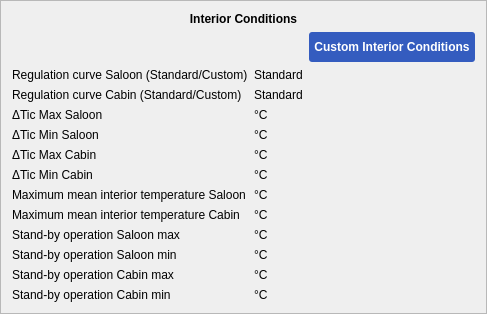
                                     <widget class="QFrame" name="frameInteriorConditions">
                                      <property name="minimumSize">
                                       <size>
                                        <width>0</width>
                                        <height>0</height>
                                       </size>
                                      </property>
                                      <property name="frameShape">
                                       <enum>QFrame::StyledPanel</enum>
                                      </property>
                                      <property name="frameShadow">
                                       <enum>QFrame::Raised</enum>
                                      </property>
                                      <layout class="QGridLayout" name="gridLayout_8">
                                       <item row="15" column="0">
                                        <widget class="QLabel" name="label_29">
                                         <property name="text">
                                          <string>Stand-by operation Cabin max</string>
                                         </property>
                                        </widget>
                                       </item>
                                       <item row="10" column="0">
                                        <widget class="QLabel" name="label_28">
                                         <property name="text">
                                          <string>ΔTic Min Cabin</string>
                                         </property>
                                        </widget>
                                       </item>
                                       <item row="5" column="0">
                                        <widget class="QLabel" name="label_27">
                                         <property name="text">
                                          <string>Regulation curve Saloon (Standard/Custom)</string>
                                         </property>
                                        </widget>
                                       </item>
                                       <item row="16" column="0">
                                        <widget class="QLabel" name="label_30">
                                         <property name="text">
                                          <string>Stand-by operation Cabin min</string>
                                         </property>
                                        </widget>
                                       </item>
                                       <item row="13" column="0">
                                        <widget class="QLabel" name="label_33">
                                         <property name="text">
                                          <string>Stand-by operation Saloon max</string>
                                         </property>
                                        </widget>
                                       </item>
                                       <item row="8" column="0">
                                        <widget class="QLabel" name="label_32">
                                         <property name="text">
                                          <string>ΔTic Min Saloon</string>
                                         </property>
                                        </widget>
                                       </item>
                                       <item row="14" column="0">
                                        <widget class="QLabel" name="label_31">
                                         <property name="text">
                                          <string>Stand-by operation Saloon min</string>
                                         </property>
                                        </widget>
                                       </item>
                                       <item row="11" column="0">
                                        <widget class="QLabel" name="label_35">
                                         <property name="text">
                                          <string>Maximum mean interior temperature Saloon</string>
                                         </property>
                                        </widget>
                                       </item>
                                       <item row="12" column="0">
                                        <widget class="QLabel" name="label_34">
                                         <property name="text">
                                          <string>Maximum mean interior temperature Cabin</string>
                                         </property>
                                        </widget>
                                       </item>
                                       <item row="9" column="0">
                                        <widget class="QLabel" name="label_36">
                                         <property name="text">
                                          <string>ΔTic Max Cabin</string>
                                         </property>
                                        </widget>
                                       </item>
                                       <item row="7" column="0">
                                        <widget class="QLabel" name="label_38">
                                         <property name="text">
                                          <string>ΔTic Max Saloon</string>
                                         </property>
                                        </widget>
                                       </item>
                                       <item row="6" column="0">
                                        <widget class="QLabel" name="label_37">
                                         <property name="text">
                                          <string>Regulation curve Cabin (Standard/Custom)</string>
                                         </property>
                                        </widget>
                                       </item>
                                       <item row="5" column="1">
                                        <widget class="QLabel" name="lblRegulationCurveSaloon">
                                         <property name="text">
                                          <string>Standard</string>
                                         </property>
                                        </widget>
                                       </item>
                                       <item row="6" column="1">
                                        <widget class="QLabel" name="lblRegulationCurveCabin">
                                         <property name="text">
                                          <string>Standard</string>
                                         </property>
                                        </widget>
                                       </item>
                                       <item row="5" column="2">
                                        <widget class="QLabel" name="label_41">
                                         <property name="text">
                                          <string/>
                                         </property>
                                        </widget>
                                       </item>
                                       <item row="4" column="2">
                                        <widget class="QPushButton" name="btnCustomInteriorConditions">
                                         <property name="minimumSize">
                                          <size>
                                           <width>0</width>
                                           <height>30</height>
                                          </size>
                                         </property>
                                         <property name="styleSheet">
                                          <string notr="true">QPushButton
{
background-color:#345CBF;
color:white;
border-radius:3px;
font: 12pt &quot;Calibri&quot;;
font-weight:bold;
color:white;
padding:5px;

}
QPushButton:hover
{
background-color:#1159A8;
}</string>
                                         </property>
                                         <property name="text">
                                          <string>Custom Interior Conditions</string>
                                         </property>
                                        </widget>
                                       </item>
                                       <item row="7" column="1">
                                        <widget class="QLabel" name="lblMaxSaloonInterior">
                                         <property name="text">
                                          <string>°C</string>
                                         </property>
                                        </widget>
                                       </item>
                                       <item row="8" column="1">
                                        <widget class="QLabel" name="lblMinSaloonInterior">
                                         <property name="text">
                                          <string>°C</string>
                                         </property>
                                        </widget>
                                       </item>
                                       <item row="9" column="1">
                                        <widget class="QLabel" name="lblTicMaxCabinInterior">
                                         <property name="text">
                                          <string>°C</string>
                                         </property>
                                        </widget>
                                       </item>
                                       <item row="10" column="1">
                                        <widget class="QLabel" name="lblTicMinSaloonInterior">
                                         <property name="text">
                                          <string>°C</string>
                                         </property>
                                        </widget>
                                       </item>
                                       <item row="11" column="1">
                                        <widget class="QLabel" name="lblMaxMeanInteriorTempSaloon">
                                         <property name="text">
                                          <string>°C</string>
                                         </property>
                                        </widget>
                                       </item>
                                       <item row="12" column="1">
                                        <widget class="QLabel" name="lblMaxMeanInteriorTempCabin">
                                         <property name="text">
                                          <string>°C</string>
                                         </property>
                                        </widget>
                                       </item>
                                       <item row="13" column="1">
                                        <widget class="QLabel" name="lblStandByOperatorSaloonMax">
                                         <property name="text">
                                          <string>°C</string>
                                         </property>
                                        </widget>
                                       </item>
                                       <item row="14" column="1">
                                        <widget class="QLabel" name="lblStandByOperatorSaloonMin">
                                         <property name="text">
                                          <string>°C</string>
                                         </property>
                                        </widget>
                                       </item>
                                       <item row="15" column="1">
                                        <widget class="QLabel" name="lblStandByOperatorCabinMax">
                                         <property name="text">
                                          <string>°C</string>
                                         </property>
                                        </widget>
                                       </item>
                                       <item row="16" column="1">
                                        <widget class="QLabel" name="lblStandByOperatorCabinMin">
                                         <property name="text">
                                          <string>°C</string>
                                         </property>
                                        </widget>
                                       </item>
                                       <item row="0" column="0" rowspan="2" colspan="3">
                                        <widget class="QLabel" name="label_26">
                                         <property name="styleSheet">
                                          <string notr="true">font: 15pt &quot;Calibri&quot;;
font-weight:bold;</string>
                                         </property>
                                         <property name="text">
                                          <string>Interior Conditions</string>
                                         </property>
                                         <property name="alignment">
                                          <set>Qt::AlignCenter</set>
                                         </property>
                                        </widget>
                                       </item>
                                      </layout>
                                     </widget>
